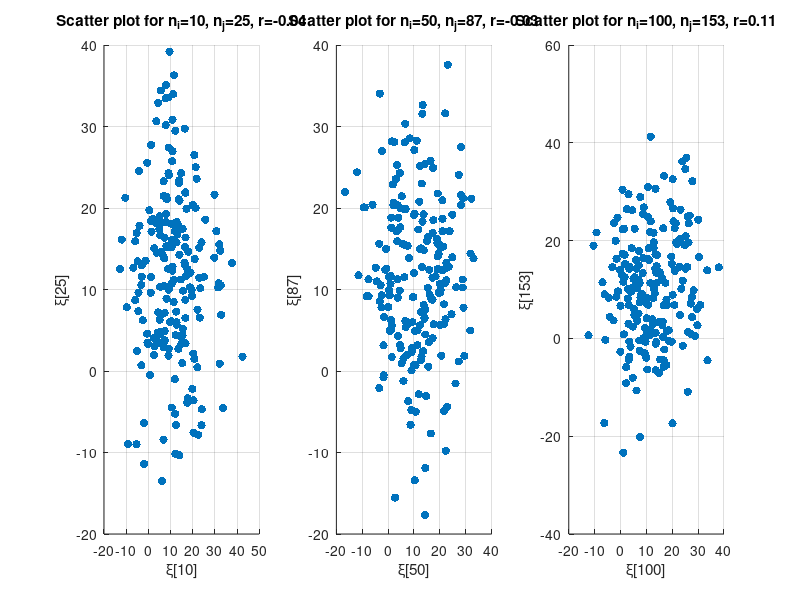

Recreate this plot in MATLAB.
%% define params
N = 600;      % samples
K = 200;      % realizations
mu = 12;      % avg
sigma = 10;   % SKO

%% create matrix with realization N(mu, sigma), where (N - rows, K - cols)
realization_matrix = mu + sigma * randn(N,K);

%% compute avg ensemble
avgs_ensemble = mean(realization_matrix, 2); 

%% compute avg realization
avgs_realization = mean(realization_matrix, 1)';

%% create plots for comparison

rows = 1 : 1 : N;
cols = 1 : 1 : K;

subplot(2, 1, 1);
plot(rows, avgs_ensemble);
xlabel("ensemble");
ylabel("avg");
title("avg ensemle");
grid on;

subplot(2, 1, 2);
plot(cols, avgs_realization);
xlabel("time (sample)");
ylabel("avg");
title("avg time");
grid on;

%% build scatter for realization_matrix(n_i) and realization_matrix(n_j)
ni = [10, 50, 100];  
nj = [25, 87, 153]; 

for k = 1:3
    subplot(1, 3, k);  
    scatter(realization_matrix(ni(k), :), realization_matrix(nj(k), :), 'filled');
    r = corr(realization_matrix(ni(k), :)', realization_matrix(nj(k), :)');

    xlabel(['\xi[' num2str(ni(k)) ']']);
    ylabel(['\xi[' num2str(nj(k)) ']']);
    title(sprintf('Scatter plot for n_i=%d, n_j=%d, r=%.2f', ni(k), nj(k), r));
    grid on;
end